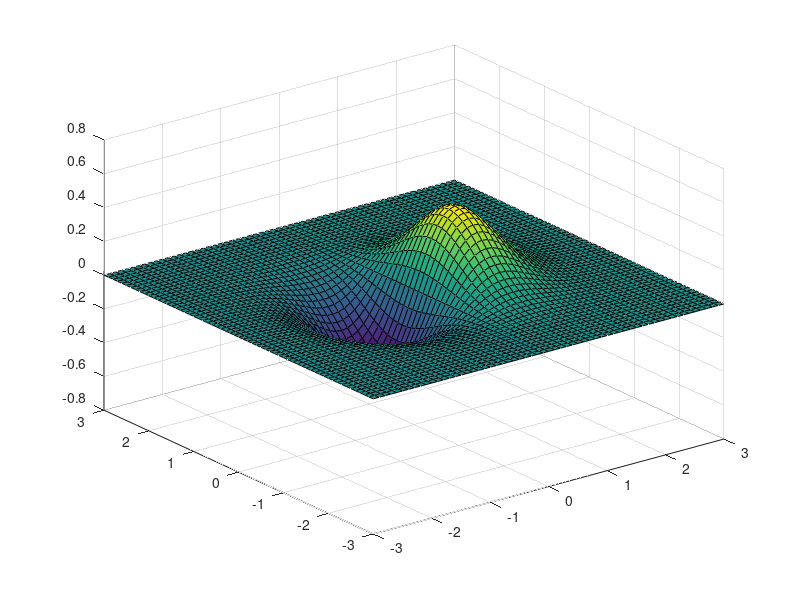

Source code (MATLAB):
%% for

radMatrix=randi([0, 9], [3,3]);

disp("column-wise");
disp(radMatrix);
for x=radMatrix % this loop is
   disp(x);
   disp("end of loop");
end

disp("row-wise");
for x=radMatrix'%
   disp(x);
   disp("end of loop");
end

disp("ele-wise");
for x=radMatrix(:)
   disp(x);
end

%% GRIDs

% different view of point

% meshgrid -> consider the matrix as Cartesian coordinates
% -> for plotting
% x->horizontal
% y->vertical

% ndgrid -> consider matrix's dimension order
% -> to acess grid with (row,col)
% x-> rows
% y-> columns

%%
% plot x*e^(-x^2+-y^2)
[X,Y]=meshgrid(-3:0.1:3);
F = X .* exp(- X .^ 2 - Y .^ 2);
%        ^dot product

surf(X,Y,F)

%%
clear
% construct a 3-row 2-col matrix
Z=zeros(3,2);
[X,Y]=ndgrid(1:3,4:5);
for a=1:3
    for b=1:2
       Z(a,b)=X(a,b)+Y(a,b);
    end
end
